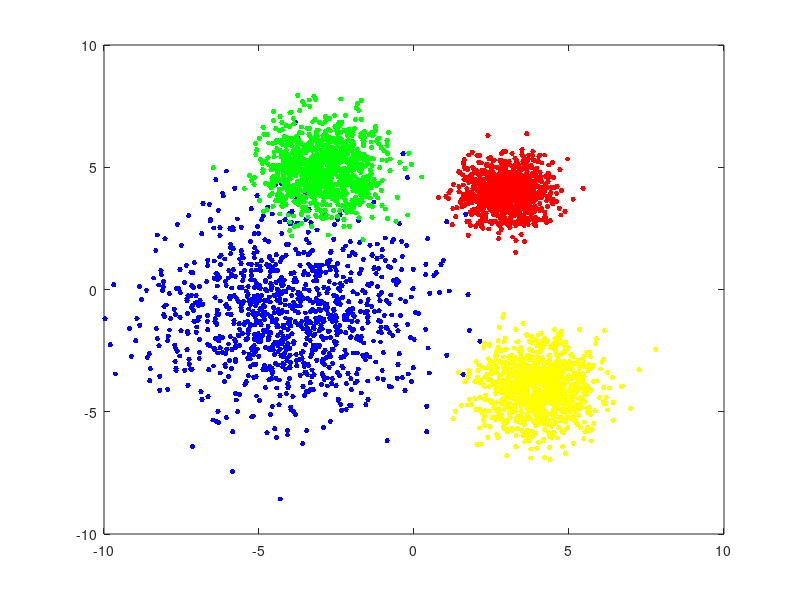

Write the MATLAB code that produced this figure. (Note: this script raises an error after producing the figure.)
% Generate a 2D uncorrelated dataset
% Implement KMeans from first principles 
%
clc;
close all;
clear;
% 1. Generate dataset
%%%%%%%%%%%%%%%%%%%%%%%%%%%%%%%%%%%%%%%%
Mean1 = [-4; -1];
Std1 = std(Mean1);
Mean2 = [3; 4];
Std2 = std(Mean2);
Mean3 = [4; -4];
Std3 = 1;
Mean4 = [-3; 5];
Std4 = 1;
samples = 1000; 
data1 = Std1 * randn(2, samples) + repmat(Mean1, 1, samples);
data2 = Std2 * randn(2, samples) + repmat(Mean2, 1, samples);
data3 = Std3 * randn(2, samples) + repmat(Mean3, 1, samples);
data4 = Std4 * randn(2, samples) + repmat(Mean4, 1, samples);
figure;
plot(data1(1, :), data1(2,:),'b.', 'MarkerSize',12);
hold on;
plot(data2(1,:), data2(2,:), 'r.', 'MarkerSize',12);
plot(data3(1,:), data3(2,:), 'y.', 'MarkerSize',12);
plot(data4(1,:), data4(2,:), 'g.', 'MarkerSize',12);
legend('Dataset 1', 'Dataset 2', 'Dataset 3', 'Dataset 4', 'location', 'NW'); 
title('Original Dataset');
hold off;
xlabel('x-value');
ylabel('y-value');
xlim([-10 10]);
ylim([-8 12]);
grid on;

% 2.Concatenate the training datasets and plot
%%%%%%%%%%%%%%%%%%%%%%%%%%%%%%%%%%%%%%%%%%%%%%%%%%%%%%%%%%%%%%%%%%%
trainData = [data1 data2 data3 data4];
figure;
plot(trainData(1, :), trainData(2,:),'b.', 'MarkerSize',12);
legend('Dataset','location', 'NW'); %'best');
title('Merged Dataset');
xlabel('x-value');
ylabel('y-value');
xlim([-10 10]);
ylim([-8 12]);
grid on;

% 3. Implement KMeans from first principles
%%%%%%%%%%%%%%%%%%%%%%%%%%%%%%%%%%%%%%%%%%%%%%%
X = trainData';
K = 4;
max_iterations = 10; %5;
max_k = 10;
% randomly assign the K data points as the initial "centroids" of the K clusters
elbow_found = false;
k_sumD = zeros(max_k,1);
k_indices = zeros(4000,max_k);
k_mse = zeros(max_k,1);
final_centroids = zeros(max_k,2);
final_indices = zeros(max_k,1);
elbow = 0;
for k = 1:max_k % iterate through multiple K values 
    centroids = initCentroids(X,k);
    sumD = zeros(k,1);
    for i = 1:max_iterations
        indices = getClosestCentroids(X, centroids); % reassign the indices to the relevant clusters
        [centroids, distances] = computCentroidsandDistances(X, indices, k); % recalculate centroids, and distances among all clusters
        sumD(i) = distances; 
        k_mse(i) = mean_squared_error(distances);

    end
    k_sumD(k) = sumD(max_iterations); % Get final distance value for finished iteration of K
    k_indices(:,k) = indices; % Get final indices for finished iteration of K
    if k == 4
        final_centroids = centroids;
        final_indices = indices;
    end
end

eva = evalclusters(X, k_indices, 'CalinskiHarabasz');
figure;

plot(eva);
title('Calinski-Harabasz Method for Optimal K');
grid on;
%idx = kmeans (X, K); %this is to use kmeans function to calculate the
%indices for each cluster
   figure;
   plot(sumD, 'bo-', 'linewidth',2);
   title('Overall distances vs. number of iterations');
    xlabel('Iterations');
    ylabel('Overall distances');
    grid on;
%%%%%%%%%%%%%%%%%%%%%%%%%%%%%%%%%%%%%%%%%%%%%%%%%%%%%%%%%%%%%%%%%%%%%%%%%%%
% Plotting each k_sumD
figure;
plot(k_sumD, 'bo-', 'LineWidth',2);
title('Elbow Method for Optimal K');
    xlabel('K value')
    ylabel('Overall distances');
    grid on;

% 4. Run your KMeans function on the data and plot results
%%%%%%%%%%%%%%%%%%%%%%%%%%%%%%%%%%%%%%%%%%%%%%%%%%%%%%%%%%%%%%%%%%%%%%%%%%%
message = sprintf('KMeans Clustering (MaxIterations = %d)', max_iterations);
figure;



plot(trainData(1, final_indices == 1),trainData(2, final_indices == 1),'b.', 'MarkerSize',12);% for 1st cluster
hold on;
plot(trainData(1, final_indices == 2), trainData(2, final_indices == 2), 'r.', 'MarkerSize',12); %for 2nd cluster
plot(trainData(1, final_indices == 3), trainData(2, final_indices == 3), 'y.', 'MarkerSize',12); %for 3rd cluster
plot(trainData(1, final_indices == 4), trainData(2, final_indices == 4), 'g.', 'MarkerSize',12); %for 4th cluster

plot(final_centroids(1,1),final_centroids(1,2),'kx', 'MarkerSize',15,'LineWidth',3); %for the 1st centroid
plot(final_centroids(2,1),final_centroids(2,2),'kx', 'MarkerSize',15,'LineWidth',3); %for the 2nd centroid
plot(final_centroids(3,1),final_centroids(3,2),'kx', 'MarkerSize',15,'LineWidth',3); %for the 3rd centroid
plot(final_centroids(4,1),final_centroids(4,2),'kx', 'MarkerSize',15,'LineWidth',3); %for the 4th centroid

xlabel('x-value');
ylabel('y-value');
xlim([-10 10]);
ylim([-8 12]);
grid on;
